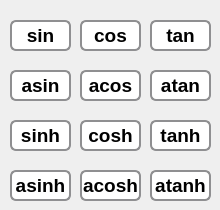
      <widget class="QWidget" name="tab_4">
       <attribute name="title">
        <string>Tab 2</string>
       </attribute>
       <widget class="QPushButton" name="pushButton_62">
        <property name="geometry">
         <rect>
          <x>150</x>
          <y>20</y>
          <width>61</width>
          <height>31</height>
         </rect>
        </property>
        <property name="styleSheet">
         <string notr="true">QPushButton{
border: 2px solid #8f8f91;
 border-radius: 6px; 
 font: bold 19px;
background-color:rgb(255, 255, 255);
}
QPushButton:hover{
background-color:rgb(227, 227, 227);
}
QPushButton:pressed{
	border-left: 3px outset rgb(93, 95, 97); 
		
background-color:rgb(227, 227, 227);
}</string>
        </property>
        <property name="text">
         <string>tan</string>
        </property>
       </widget>
       <widget class="QPushButton" name="pushButton_63">
        <property name="geometry">
         <rect>
          <x>150</x>
          <y>70</y>
          <width>61</width>
          <height>31</height>
         </rect>
        </property>
        <property name="styleSheet">
         <string notr="true">QPushButton{
border: 2px solid #8f8f91;
 border-radius: 6px; 
 font: bold 19px;
background-color:rgb(255, 255, 255);
}
QPushButton:hover{
background-color:rgb(227, 227, 227);
}
QPushButton:pressed{
	border-left: 3px outset rgb(93, 95, 97); 
		
background-color:rgb(227, 227, 227);
}</string>
        </property>
        <property name="text">
         <string>atan</string>
        </property>
       </widget>
       <widget class="QPushButton" name="pushButton_64">
        <property name="geometry">
         <rect>
          <x>10</x>
          <y>120</y>
          <width>61</width>
          <height>31</height>
         </rect>
        </property>
        <property name="styleSheet">
         <string notr="true">QPushButton{
border: 2px solid #8f8f91;
 border-radius: 6px; 
 font: bold 19px;
background-color:rgb(255, 255, 255);
}
QPushButton:hover{
background-color:rgb(227, 227, 227);
}
QPushButton:pressed{
	border-left: 3px outset rgb(93, 95, 97); 
		
background-color:rgb(227, 227, 227);
}</string>
        </property>
        <property name="text">
         <string>sinh</string>
        </property>
       </widget>
       <widget class="QPushButton" name="pushButton_65">
        <property name="geometry">
         <rect>
          <x>80</x>
          <y>120</y>
          <width>61</width>
          <height>31</height>
         </rect>
        </property>
        <property name="styleSheet">
         <string notr="true">QPushButton{
border: 2px solid #8f8f91;
 border-radius: 6px; 
 font: bold 19px;
background-color:rgb(255, 255, 255);
}
QPushButton:hover{
background-color:rgb(227, 227, 227);
}
QPushButton:pressed{
	border-left: 3px outset rgb(93, 95, 97); 
		
background-color:rgb(227, 227, 227);
}</string>
        </property>
        <property name="text">
         <string>cosh</string>
        </property>
       </widget>
       <widget class="QPushButton" name="pushButton_66">
        <property name="geometry">
         <rect>
          <x>150</x>
          <y>120</y>
          <width>61</width>
          <height>31</height>
         </rect>
        </property>
        <property name="styleSheet">
         <string notr="true">QPushButton{
border: 2px solid #8f8f91;
 border-radius: 6px; 
 font: bold 19px;
background-color:rgb(255, 255, 255);
}
QPushButton:hover{
background-color:rgb(227, 227, 227);
}
QPushButton:pressed{
	border-left: 3px outset rgb(93, 95, 97); 
		
background-color:rgb(227, 227, 227);
}</string>
        </property>
        <property name="text">
         <string>tanh</string>
        </property>
       </widget>
       <widget class="QPushButton" name="pushButton_67">
        <property name="geometry">
         <rect>
          <x>10</x>
          <y>170</y>
          <width>61</width>
          <height>31</height>
         </rect>
        </property>
        <property name="styleSheet">
         <string notr="true">QPushButton{
border: 2px solid #8f8f91;
 border-radius: 6px; 
 font: bold 19px;
background-color:rgb(255, 255, 255);
}
QPushButton:hover{
background-color:rgb(227, 227, 227);
}
QPushButton:pressed{
	border-left: 3px outset rgb(93, 95, 97); 
		
background-color:rgb(227, 227, 227);
}</string>
        </property>
        <property name="text">
         <string>asinh</string>
        </property>
       </widget>
       <widget class="QPushButton" name="pushButton_68">
        <property name="geometry">
         <rect>
          <x>80</x>
          <y>170</y>
          <width>61</width>
          <height>31</height>
         </rect>
        </property>
        <property name="styleSheet">
         <string notr="true">QPushButton{
border: 2px solid #8f8f91;
 border-radius: 6px; 
 font: bold 19px;
background-color:rgb(255, 255, 255);
}
QPushButton:hover{
background-color:rgb(227, 227, 227);
}
QPushButton:pressed{
	border-left: 3px outset rgb(93, 95, 97); 
		
background-color:rgb(227, 227, 227);
}</string>
        </property>
        <property name="text">
         <string>acosh</string>
        </property>
       </widget>
       <widget class="QPushButton" name="pushButton_69">
        <property name="geometry">
         <rect>
          <x>150</x>
          <y>170</y>
          <width>61</width>
          <height>31</height>
         </rect>
        </property>
        <property name="styleSheet">
         <string notr="true">QPushButton{
border: 2px solid #8f8f91;
 border-radius: 6px; 
 font: bold 19px;
background-color:rgb(255, 255, 255);
}
QPushButton:hover{
background-color:rgb(227, 227, 227);
}
QPushButton:pressed{
	border-left: 3px outset rgb(93, 95, 97); 
		
background-color:rgb(227, 227, 227);
}</string>
        </property>
        <property name="text">
         <string>atanh</string>
        </property>
       </widget>
       <widget class="QPushButton" name="pushButton_39">
        <property name="geometry">
         <rect>
          <x>10</x>
          <y>20</y>
          <width>61</width>
          <height>31</height>
         </rect>
        </property>
        <property name="styleSheet">
         <string notr="true">QPushButton{
border: 2px solid #8f8f91;
 border-radius: 6px; 
 font: bold 19px;
background-color:rgb(255, 255, 255);
}
QPushButton:hover{
background-color:rgb(227, 227, 227);
}
QPushButton:pressed{
	border-left: 3px outset rgb(93, 95, 97); 
		
background-color:rgb(227, 227, 227);
}</string>
        </property>
        <property name="text">
         <string>sin</string>
        </property>
       </widget>
       <widget class="QPushButton" name="pushButton_43">
        <property name="geometry">
         <rect>
          <x>80</x>
          <y>20</y>
          <width>61</width>
          <height>31</height>
         </rect>
        </property>
        <property name="styleSheet">
         <string notr="true">QPushButton{
border: 2px solid #8f8f91;
 border-radius: 6px; 
 font: bold 19px;
background-color:rgb(255, 255, 255);
}
QPushButton:hover{
background-color:rgb(227, 227, 227);
}
QPushButton:pressed{
	border-left: 3px outset rgb(93, 95, 97); 
		
background-color:rgb(227, 227, 227);
}</string>
        </property>
        <property name="text">
         <string>cos</string>
        </property>
       </widget>
       <widget class="QPushButton" name="pushButton_60">
        <property name="geometry">
         <rect>
          <x>10</x>
          <y>70</y>
          <width>61</width>
          <height>31</height>
         </rect>
        </property>
        <property name="styleSheet">
         <string notr="true">QPushButton{
border: 2px solid #8f8f91;
 border-radius: 6px; 
 font: bold 19px;
background-color:rgb(255, 255, 255);
}
QPushButton:hover{
background-color:rgb(227, 227, 227);
}
QPushButton:pressed{
	border-left: 3px outset rgb(93, 95, 97); 
		
background-color:rgb(227, 227, 227);
}</string>
        </property>
        <property name="text">
         <string>asin</string>
        </property>
       </widget>
       <widget class="QPushButton" name="pushButton_61">
        <property name="geometry">
         <rect>
          <x>80</x>
          <y>70</y>
          <width>61</width>
          <height>31</height>
         </rect>
        </property>
        <property name="styleSheet">
         <string notr="true">QPushButton{
border: 2px solid #8f8f91;
 border-radius: 6px; 
 font: bold 19px;
background-color:rgb(255, 255, 255);
}
QPushButton:hover{
background-color:rgb(227, 227, 227);
}
QPushButton:pressed{
	border-left: 3px outset rgb(93, 95, 97); 
		
background-color:rgb(227, 227, 227);
}</string>
        </property>
        <property name="text">
         <string>acos</string>
        </property>
       </widget>
      </widget>
